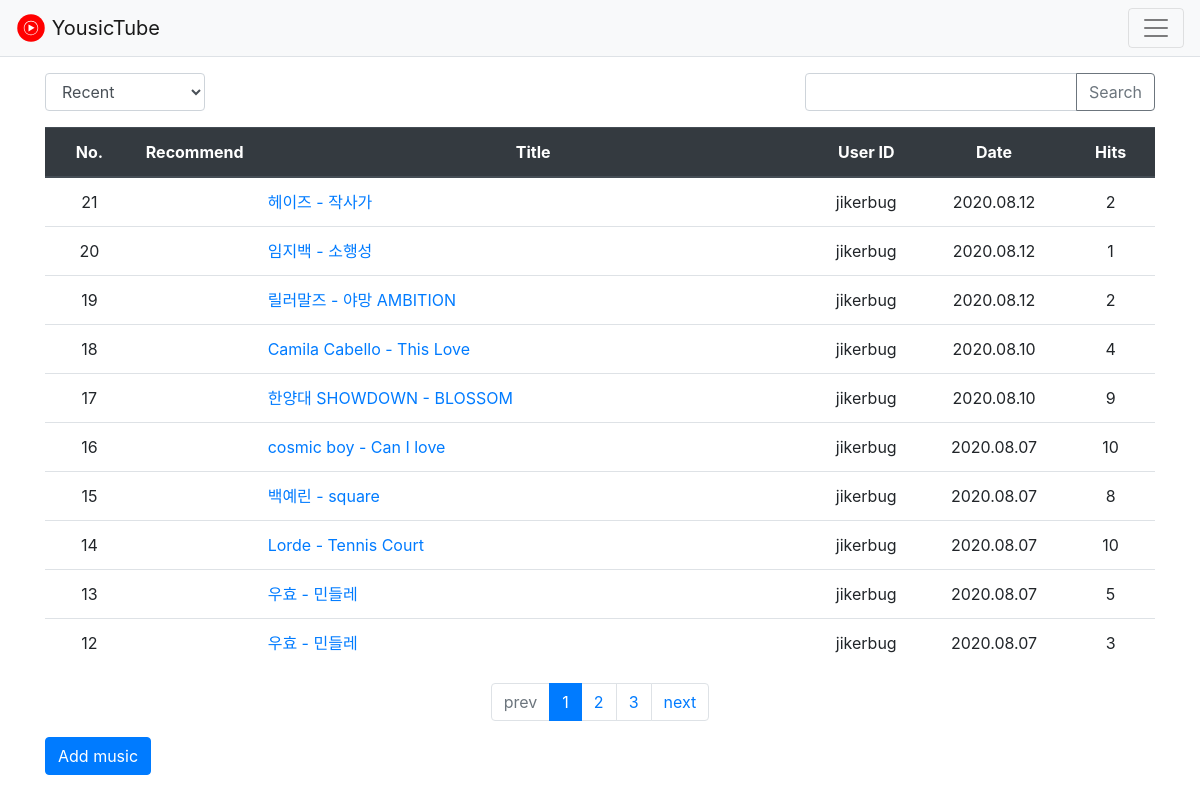
The app's page /, older data.
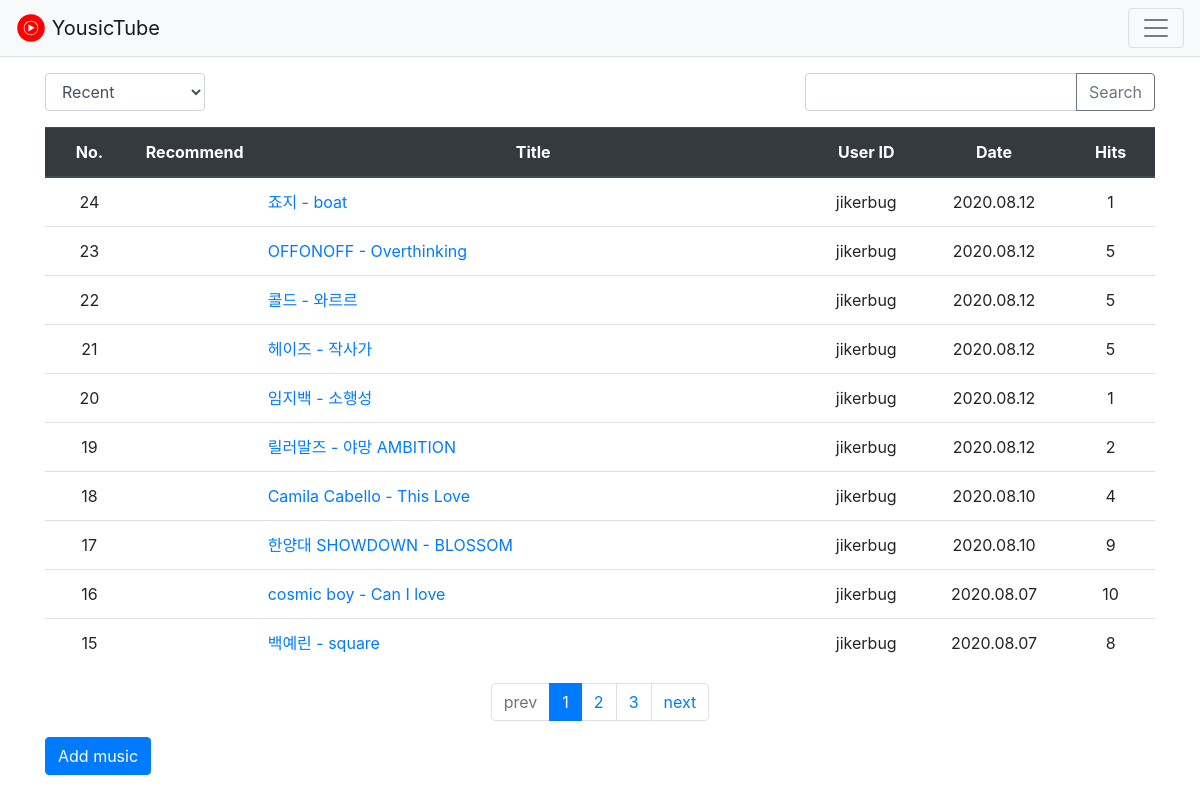
The same page, newer data.
### musicboard/models.py (models this page shows, shortened)
class MusicPost(models.Model):
    objects = models.Manager()
    subject = models.CharField(max_length=200)
    url = models.URLField()
    create_date = models.DateTimeField()
    isAdded = models.BooleanField(default=False)
    author = models.ForeignKey(User, on_delete=models.CASCADE, related_name='author_music')
    modify_date = models.DateTimeField(null=True, blank=True)
    voter = models.ManyToManyField(User, related_name='voter_question')  # 추천한 사람
    hit = models.IntegerField(default=0) # 조회수

### musicboard/views.py (the view)
# urls.py: path('', views.index, name='index'),  # '/' 에 해당되는 path
def index(request):
    page = request.GET.get('page', '1')  # 페이지
    kw = request.GET.get('kw', '')  # 검색어
    so = request.GET.get('so', 'recent')  # 정렬기준
    if so == 'recommend':
        music_list = MusicPost.objects.annotate(num_voter=Count('voter')).order_by('-num_voter', '-create_date')
    elif so == 'hits':
        music_list = MusicPost.objects.order_by('-hit')
    else:  # recent
        music_list = MusicPost.objects.order_by('-create_date')
    if kw:
        music_list = music_list.filter(
            Q(subject__icontains=kw) |  # 제목검색
            Q(author__username__icontains=kw)  # 글쓴이검색
        ).distinct()
    paginator = Paginator(music_list, 10)  # 페이지당 10개씩 보여주기
    page_obj = paginator.get_page(page)
    context = {'music_list': page_obj, 'page': page, 'kw': kw, 'so': so}
    return render(request, 'musicboard/music_list.html', context)

### musicboard/templatetags/musicboard_filter.py (called while the page is built)
@register.filter
def sub(value, arg):
    return value - arg

### templates/musicboard/music_list.html (shortened to what this page needs)
{% extends 'base.html' %}
{% load musicboard_filter %}
{% block content %}
{% load static %}
<link rel="stylesheet" type="text/css" href="{% static 'bootstrap.min.css' %}">
<div class="container my-3">
    <div class="row justify-content-between my-3">
        <div class="col-2">
            <select class="form-control so">
                <option value="recent" {% if so == 'recent' %}selected{% endif %}>Recent</option>
            </select>
        </div>
        <div class="col-4 input-group">
            <input type="text" class="form-control kw" value="{{ kw|default_if_none:'' }}">
            <div class="input-group-append">
                <button class="btn btn-outline-secondary" type="button" id="btn_search">Search</button>
            </div>
        </div>
    </div>
    <table class="table">
        <thead>
        <tr class="text-center thead-dark">
            <th style="width:8%">No.</th>
            <th style="width:8%" class="second-unimportant">Recommend</th>
            <th style="width:50%">Title</th>
            <th class="unimportant">User ID</th>
            <th class="unimportant">Date</th>
            <th style="width:8%">Hits</th>
        </tr>
        </thead>
        <tbody>
        {% if music_list %}
        {% for music in music_list %}
        <tr class="text-center">
            <td>
                {{ music_list.paginator.count|sub:music_list.start_index|sub:forloop.counter0|add:1 }}
            </td>
            <td class="second-unimportant">
            </td>
            <td class="text-left">
                <a href="{% url 'musicboard:detail' music.id %}">{{ music.subject }}</a>
            </td>
            <td class="unimportant">{{ music.author.username }}</td>
            <td class="unimportant">{{ music.create_date|date:"Y.m.d" }}</td>
            <td>{{ music.hit }}</td>
        </tr>
        {% endfor %}
        {% else %}
        <tr>
            <td colspan="3">Music is not in here.</td>
        </tr>
        {% endif %}
        </tbody>
    </table>
    <ul class="pagination justify-content-center">
        {% if music_list.has_previous %}
        <li class="page-item">
            <a class="page-link" data-page="{{ music_list.previous_page_number }}" href="#">prev</a>
        </li>
        {% else %}
        <li class="page-item disabled">
            <a class="page-link" tabindex="-1" aria-disabled="true" href="#">prev</a>
        </li>
        {% endif %}
        {% for page_number in music_list.paginator.page_range %}
            {% if page_number >= music_list.number|add:-5 and page_number <= music_list.number|add:5 %}
                {% if page_number == music_list.number %}
                <li class="page-item active" aria-current="page">
                    <a class="page-link" data-page="{{ page_number }}" href="#">{{ page_number }}</a>
                </li>
                {% else %}
                <li class="page-item">
                    <a class="page-link" data-page="{{ page_number }}" href="#">{{ page_number }}</a>
                </li>
                {% endif %}
            {% endif %}
        {% endfor %}
        {% if music_list.has_next %}
        <li class="page-item">
            <a class="page-link" data-page="{{ music_list.next_page_number }}" href="#">next</a>
        </li>
        {% else %}
        <li class="page-item disabled">
            <a class="page-link" tabindex="-1" aria-disabled="true" href="#">next</a>
        </li>
        {% endif %}
    </ul>
    <a href="{% url 'musicboard:music_create' %}" class="btn btn-primary">Add music</a>
</div>
{% endblock %}

Row changes from the older to the newer data that the page shows:
no longer on this page (row unchanged): MusicPost: paginator.count|sub "14", subject "Lorde - Tennis Court", author.username "jikerbug", create_date "2020.08.07", hit "10"
no longer on this page (row unchanged): MusicPost: paginator.count|sub "13", subject "우효 - 민들레", author.username "jikerbug", create_date "2020.08.07", hit "5"
no longer on this page (row unchanged): MusicPost: paginator.count|sub "12", subject "우효 - 민들레", author.username "jikerbug", create_date "2020.08.07", hit "3"
added MusicPost: paginator.count|sub "24", subject "죠지 - boat", author.username "jikerbug", create_date "2020.08.12", hit "1"
added MusicPost: paginator.count|sub "23", subject "OFFONOFF - Overthinking", author.username "jikerbug", create_date "2020.08.12", hit "5"
added MusicPost: paginator.count|sub "22", subject "콜드 - 와르르", author.username "jikerbug", create_date "2020.08.12", hit "5"
changed MusicPost "헤이즈 - 작사가": hit "2" → "5"
